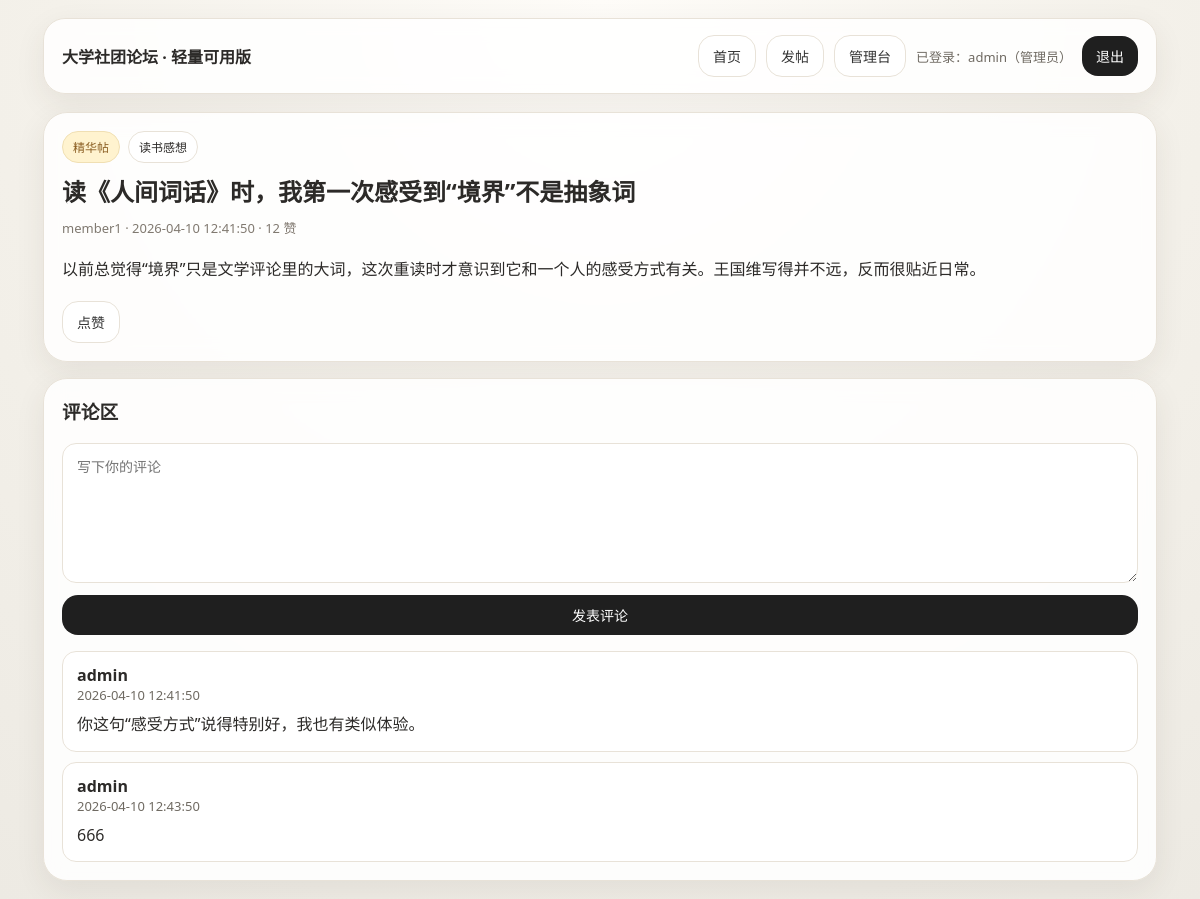
Page /post/1 (signed in) on the committed database.
### tables this page shows
CREATE TABLE posts (
        id INTEGER PRIMARY KEY AUTOINCREMENT,
        title TEXT NOT NULL,
        body TEXT NOT NULL,
        section TEXT NOT NULL,
        user_id INTEGER NOT NULL,
        is_featured INTEGER NOT NULL DEFAULT 0,
        is_hidden INTEGER NOT NULL DEFAULT 0,
        likes_count INTEGER NOT NULL DEFAULT 0,
        created_at TIMESTAMP DEFAULT CURRENT_TIMESTAMP,
        FOREIGN KEY(user_id) REFERENCES users(id)
    );

CREATE TABLE users (
        id INTEGER PRIMARY KEY AUTOINCREMENT,
        username TEXT UNIQUE NOT NULL,
        password_hash TEXT NOT NULL,
        role TEXT NOT NULL DEFAULT 'member',
        created_at TIMESTAMP DEFAULT CURRENT_TIMESTAMP
    );

CREATE TABLE comments (
        id INTEGER PRIMARY KEY AUTOINCREMENT,
        post_id INTEGER NOT NULL,
        body TEXT NOT NULL,
        user_id INTEGER NOT NULL,
        is_hidden INTEGER NOT NULL DEFAULT 0,
        created_at TIMESTAMP DEFAULT CURRENT_TIMESTAMP,
        FOREIGN KEY(post_id) REFERENCES posts(id),
        FOREIGN KEY(user_id) REFERENCES users(id)
    );

### app.py (the view, shortened to what this page needs)
@app.route("/post/<int:post_id>", methods=["GET", "POST"])
def post_detail(post_id):
    db = get_db()
    post = db.execute("""
        SELECT p.*, u.username
        FROM posts p JOIN users u ON p.user_id=u.id
        WHERE p.id=? AND p.is_hidden=0
    """, (post_id,)).fetchone()
    if not post:
        flash("帖子不存在或已下架。")
        return redirect(url_for("index"))
    comments = db.execute("""
        SELECT c.*, u.username
        FROM comments c JOIN users u ON c.user_id=u.id
        WHERE c.post_id=? AND c.is_hidden=0
        ORDER BY c.created_at ASC, c.id ASC
    """, (post_id,)).fetchall()
    liked = False
    if session.get("user_id"):
        liked = db.execute("SELECT 1 FROM likes WHERE user_id=? AND post_id=?", (session["user_id"], post_id)).fetchone() is not None
    return render_template("post_detail.html", post=post, comments=comments, liked=liked)

### app.py (called while the page is built)
def get_db():
    if "db" not in g:
        g.db = sqlite3.connect(DB_PATH)
        g.db.row_factory = sqlite3.Row
    return g.db

@app.context_processor
def inject_user():
    return {"current_user": {"id": session.get("user_id"), "username": session.get("username"), "role": session.get("role")}}

### templates/post_detail.html
{% extends "base.html" %}
{% block content %}
<div class="card post">
  <div class="tags">
    {% if post.is_featured %}<span class="tag featured">精华帖</span>{% endif %}
    <span class="tag">{{ post.section }}</span>
  </div>
  <h2 style="margin:0 0 10px;">{{ post.title }}</h2>
  <div class="meta">{{ post.username }} · {{ post.created_at }} · {{ post.likes_count }} 赞</div>
  <p style="line-height:2; white-space:pre-wrap;">{{ post.body }}</p>
  <div class="actions">
    <form method="post" action="{{ url_for('like_post', post_id=post.id) }}">
      <button type="submit" class="btn secondary">{{ '取消点赞' if liked else '点赞' }}</button>
    </form>
  </div>
</div>
<div class="card side-card" style="margin-top:16px;">
  <h3>评论区</h3>
  {% if current_user.id %}
  <form class="stack" method="post">
    <textarea name="body" placeholder="写下你的评论"></textarea>
    <button type="submit">发表评论</button>
  </form>
  {% else %}
  <div class="small">请先 <a href="{{ url_for('login') }}">登录</a> 后评论。</div>
  {% endif %}
  <div style="margin-top:16px;">
    {% for comment in comments %}
      <div class="comment">
        <strong>{{ comment.username }}</strong>
        <div class="small">{{ comment.created_at }}</div>
        <div style="margin-top:6px; line-height:1.8;">{{ comment.body }}</div>
      </div>
    {% else %}
      <div class="small">还没有评论。</div>
    {% endfor %}
  </div>
</div>
{% endblock %}

### templates/base.html (style rules this page uses)
:root { --bg1:#fefcf8; --bg2:#f4f1ea; --bg3:#edeae3; --card:#ffffffdd; --line:#e8e2d8; --text:#2c2a28; --muted:#6f6a62; --green:#1f5a47; --amber:#8b5e22; --stone:#f7f5f1; --shadow:0 10px 30px rgba(63,54,41,.08); --radius:24px; }
* { box-sizing:border-box }
body { margin:0; font-family:"PingFang SC","Microsoft YaHei","Noto Sans SC",system-ui,sans-serif; color:var(--text); background: radial-gradient(circle at top, var(--bg1), var(--bg2), var(--bg3)); }
.btn,.btn-link,button { border:none;border-radius:16px;padding:10px 14px;background:#1f1f1f;color:#fff;cursor:pointer;font-size:14px; }
.btn.secondary,.btn-link.secondary { background:#fff;color:#333;border:1px solid var(--line) }
.card { background:var(--card);border:1px solid var(--line);border-radius:var(--radius); box-shadow:var(--shadow);backdrop-filter:blur(10px); }
.post { padding:18px;margin-bottom:14px }
.meta { color:#807970;font-size:13px }
.tags { display:flex;gap:8px;flex-wrap:wrap;margin-bottom:10px }
.tag { display:inline-flex;border-radius:999px;padding:6px 10px;background:#fff;border:1px solid var(--line);font-size:12px }
.tag.featured { background:#fff3cf;color:var(--amber);border-color:#f0dfb3 }
.side-card { padding:18px }
.side-card h3 { margin-top:0 }
form.stack { display:grid;gap:12px }
input, textarea, select { width:100%;padding:12px 14px;border:1px solid var(--line);border-radius:14px;background:#fff;font-size:14px; font-family:inherit; }
textarea { min-height:140px;resize:vertical }
.actions { display:flex;gap:10px;flex-wrap:wrap;margin-top:14px }
.comment { padding:12px 14px;background:#fff;border:1px solid var(--line);border-radius:14px;margin-top:10px }
.small { font-size:13px;color:var(--muted) }

### rows in the picture
posts: section "读书感想", title "读《人间词话》时，我第一次感受到“境界”不是抽象词", created_at "2026-04-10 12:41:50", likes_count "12", body "以前总觉得“境界”只是文学评论里的大词，这次重读时才意识到它和一个人的感受方式有关。王国维写得并不远，反而很贴近日常。"
users: username "member1"
comments: username "admin", created_at "2026-04-10 12:41:50", body "你这句“感受方式”说得特别好，我也有类似体验。"
comments: username "admin", created_at "2026-04-10 12:43:50", body "666"

### other values in the picture
{{ current_user.username }} "admin"
{{ '管理员' if current_user.role=='admin' else '成员' }} "管理员"
{{ '取消点赞' if liked else '点赞' }} "点赞"
